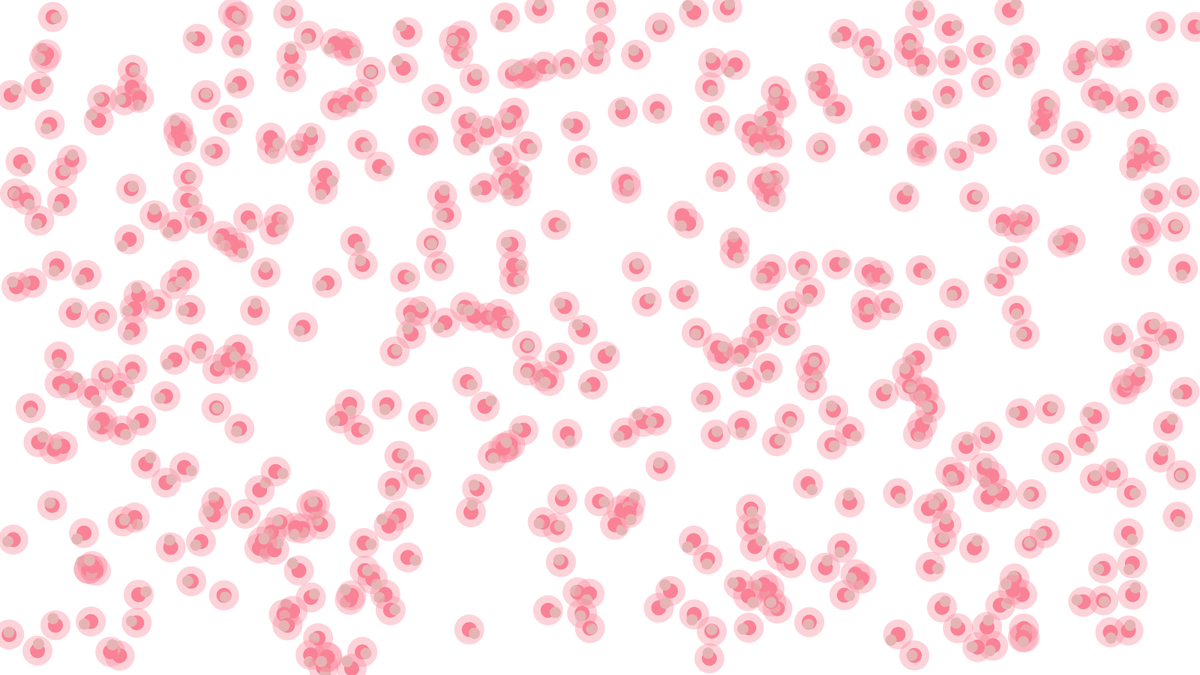
Frame 1 (no input)
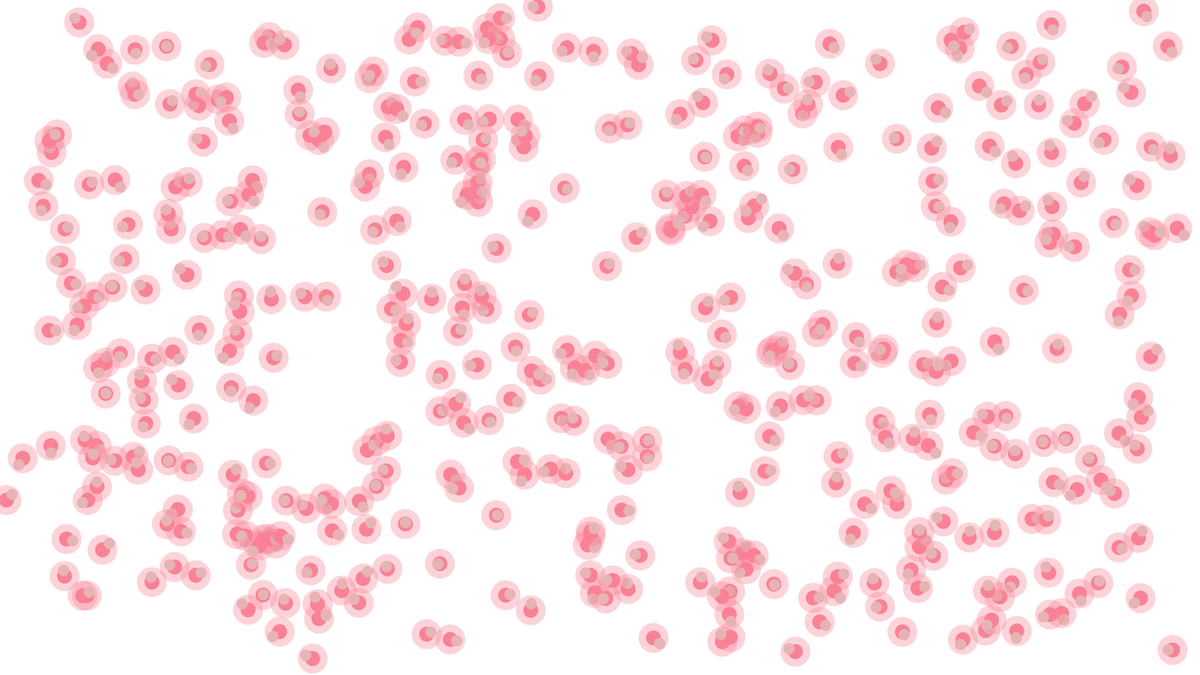
Frame 60 (the mouse pressed at the canvas centre just before this capture)
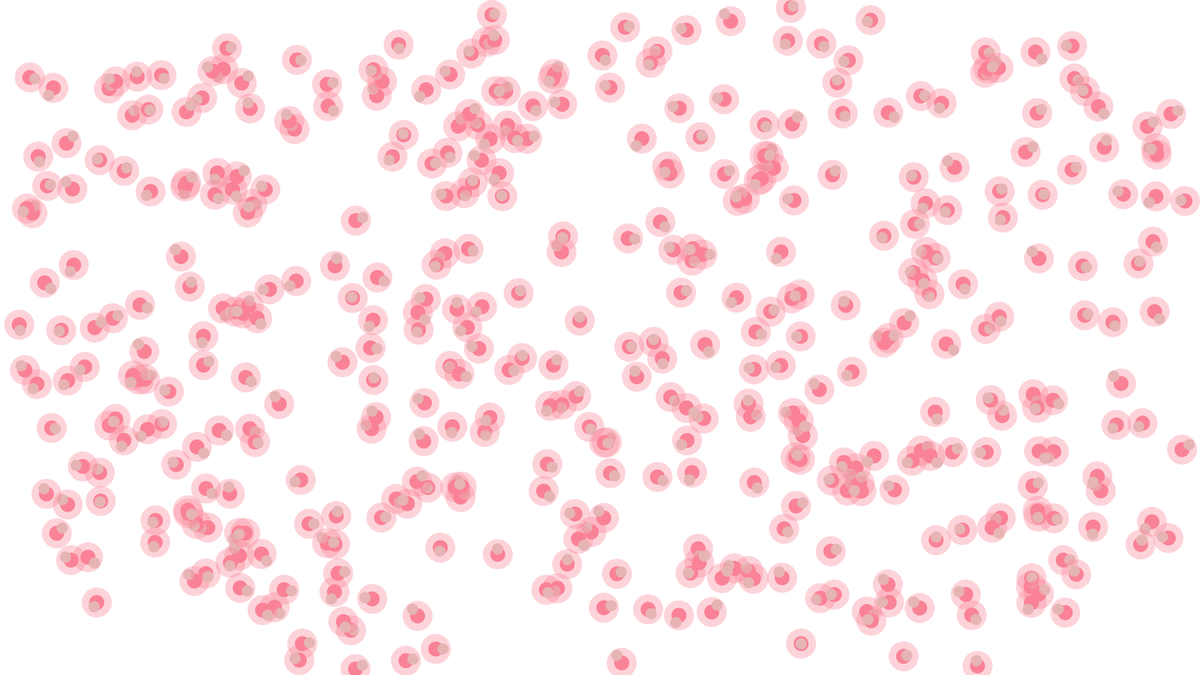
Frame 120 (the mouse held since frame 60 and released just before this capture)

The Processing sketch that drew these frames (run headless with seeded random() and noise(); from frame 60 on, the mouse is pressed at the canvas centre):

// Processing sketch: processing_142075
// ── processing_142075.pde

/*
Jaeseong Yi
 March 20 2014
 Creative Computing Section B
 Benjamin Bacon
 */
 
int numCircles = 500;
float x[] = new float[numCircles];
float y[] = new float[numCircles];
color col[] = new color[numCircles];
 
void setup() {
  size(1600, 900);
  for (int i = 0; i < numCircles; i++) {
    x[i] = random(width);
    y[i] = random(height);

  }
  frameRate(10);
}
 
void draw() {
  noStroke();
  background(255);
  for (int i = 0; i < numCircles; i++) {
    if ( (x[i]<=10) || (x[i]>=width-10) || (y[i]<=10) || (y[i]>=height-10) ) {
      fill(0,0,0,0);
      ellipse(x[i], y[i], 50, 50); //creatures turns black when it gets close to the edges of the screen
      fill(0,0,0,0);
      ellipse(x[i]+10, y[i]+10, 5, 5);
      ellipse(x[i]-10, y[i]-10, 5, 5);
    }
    else {
      x[i] += random(-10, 10);
      y[i] += random(-10, 10);
      fill(250,130,150);
      ellipse(x[i], y[i], 20, 20);
      fill(250,130,150,90);
      ellipse(x[i],y[i],40,40);
      fill(230,180,180);
      ellipse(x[i]+random(-10, 10), y[i]+random(-10, 10), 15, 15);
    }
  }
}
